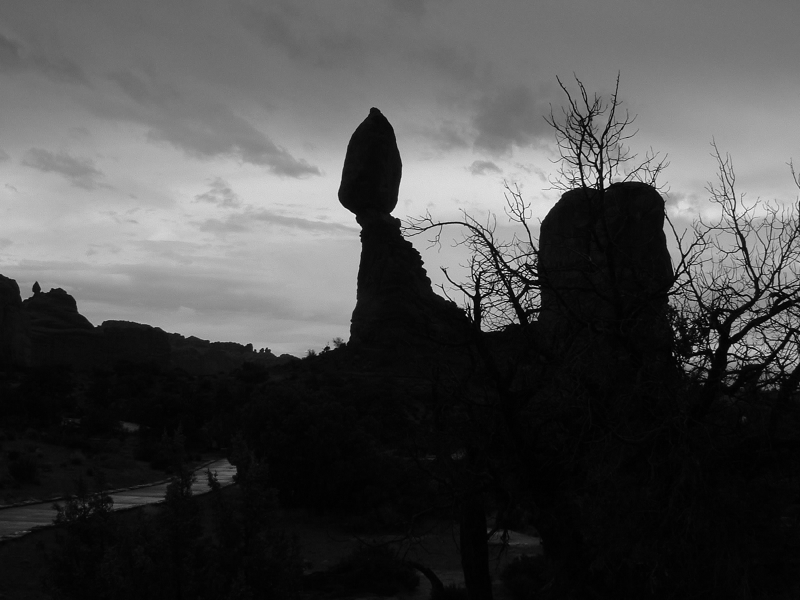
#> input picture Sheet01/images/dark.png, 800 x 600 px; the run also reads 1 picture not shown here
$ jupyter execute sheet01_niko.ipynb   (shell and % lines are left out)
#> lines starting #> are read from the running program, lines starting #| are printed output that depends on the picture; after the words box and inside, x2 and y2 are one past the last pixel; in counts of white or black regions, pixels touching at a corner belong together
Osnabrück University - Computer Vision (Winter Term 2024/25) - Dr. Ulf Krumnack, Lukas Niehaus, Robin Rawiel

# Exercise Sheet 01: Basic Operations - Convolution

## Introduction

This is the first "real" homework sheet.

The homework sheets will usually be available at the beginning of the week and are supposed to be solved in groups. They have to be handed in before the next practice session (Monday evening). The exercises are then presented to your tutor in a small feedback session. To acquire the admission for the final exam, you will have to pass 𝑁−2 of the weekly provided exercise sheets.

Sign up for a group on Stud.IP if you have not already done so (See Participants -> Functions/Groups). The times mentioned there are the times for the feedback session of your group. If none of them fits, send any of the tutors an e-mail so we can try to arrange something.

Your group will have a group folder in Stud.IP under Documents. Upload your solutions there to hand them in.

This week's sheet should be solved and handed in before end of **Monday, November 17, 2024**. Please upload your results to your group's Stud.IP folder.

## Assignment 1: Computing Contrast and Entropy (5 points)

### a) Computing contrast

Provide functions to compute the local contrast, global contrast, and entropy of an image.

$$
c_{\text{global}}(g) = \frac{1}{R} \cdot \left(\max_{x,y} g(x,y) - \min_{x,y} g(x,y)\right)
$$

where \( R \) = range of gray values.

[cell 1]
import numpy as np
from imageio.v2 import imread
import matplotlib.pyplot as plt
plt.rcParams['image.cmap'] = 'gray'

def global_contrast(img, value_range=None):
    """
    Compute the global contrast for a given image.
    Args:
        img (ndarray): The grayscale image to compute the contrast for.
        value_range (tuple): The minimum and maximum values of the gray scale.

    Returns:
        contrast (float): The global contrast of the image.
    """

    # determine range: simplified, just checks for uint8
    if value_range is None:
        value_range = (0, 255) if img.dtype == np.uint8 else (0., 1.)

    min = np.min(img)
    max=np.max(img)
    max_dtype = value_range[1] - value_range[0]
    print(min, max, max_dtype)
    # contrast
    return 1/max_dtype* (max-min)

img = imread('images/dark.png')
#> img is the input picture: shape (600, 800); min 0, max 255, mean 74
plt.title("Image global contrast: {:.4f} (min={}, max={})".format(global_contrast(img), img.min(), img.max()))
#> in global_contrast, `min = np.min(img)`: min = 0
#> in global_contrast, `max=np.max(img)`: max = 255
#| 0 255 255
plt.imshow(img, vmin=0, vmax=255)
plt.show()

plt.hist(img.flatten(), 256, (0, 255))
plt.show()
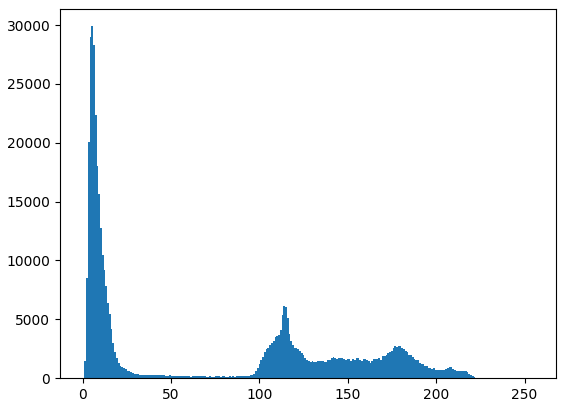
#> figure drawn by matplotlib, 1 panel; tallest bar 29901 high, from x = 4.98 to 5.98

[cell 2]
import numpy as np

def local_contrast(img):
    """
    Compute the local contrast for a given image using numpy slicing.

    Args:
        img (ndarray): The grayscale image to compute the contrast for.

    Returns:
        contrast (float): The local contrast of the image.
    """

    # Initialize arrays to accumulate the sum and count of neighbors
    neighbor_sum = np.zeros_like(img, dtype=float)
    neighbor_count = np.zeros_like(img, dtype=float)

    # Update sum and count for neighbors in all four directions
    neighbor_sum[1:, :] += img[:-1, :]  # Top
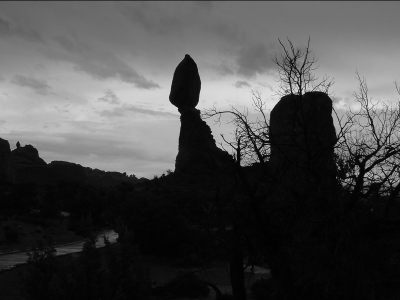
#> neighbor_sum: shape (600, 800) float64 (shown at 1/2 size); min 0, max 255, mean 74
    neighbor_sum[:-1, :] += img[1:, :]  # Bottom
    neighbor_sum[:, 1:] += img[:, :-1]  # Left
    neighbor_sum[:, :-1] += img[:, 1:]  # Right

    # Valid neighbors
    neighbor_count[1:, :] += 1  # Top
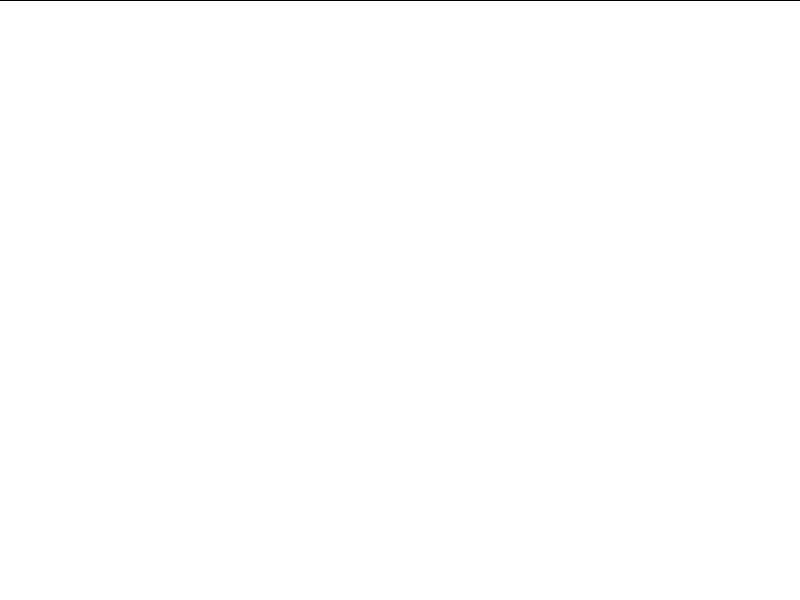
#> neighbor_count: shape (600, 800) float64; values 0 (black) and 1 (white), 99.8% white; black in thin lines or dots, all inside (x1, y1, x2, y2) = (0, 0, 800, 1)
    neighbor_count[:-1, :] += 1  # Bottom
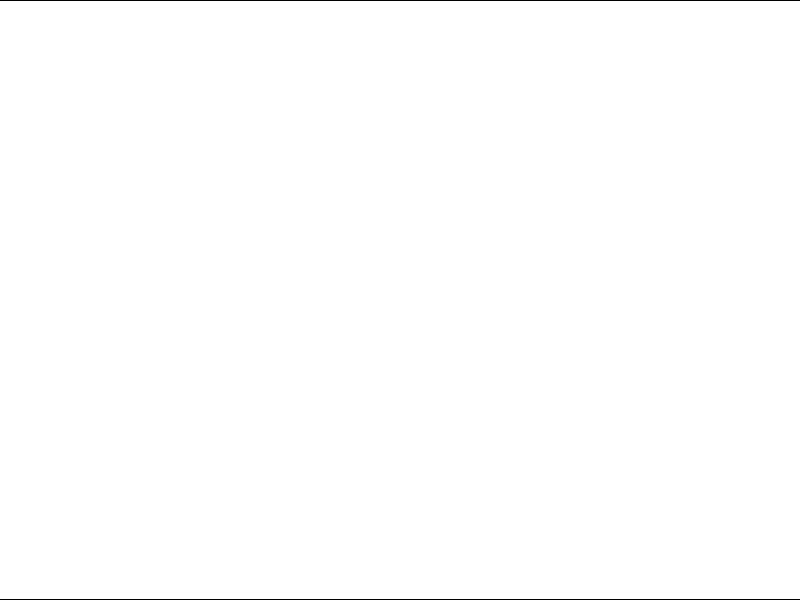
#> neighbor_count: shape (600, 800) float64; values 1 (black) and 2 (white), 99.7% white; black in thin lines or dots
    neighbor_count[:, 1:] += 1   # Left
    neighbor_count[:, :-1] += 1   # Right

    # Compute the mean of the neighbors
    neighbor_mean = neighbor_sum / neighbor_count

    # Calculate the sum of absolute differences between the pixel and its neighbors
    contrast_sum = np.sum(np.abs(img - neighbor_mean))
#> contrast_sum = 1381557.3


    # Normalize by the total number of pixels
    return contrast_sum / img.size


img = imread('images/dark.png')
plt.title("Image local contrast: {:.4f}".format(local_contrast(img)))
plt.imshow(img, vmin=0, vmax=255)
plt.show()
x = np.arange(10)

$$
c_{\text{local}}(g) = \frac{1}{MN} \sum_x \sum_y \left| g(x,y) - \frac{1}{4} \sum_{(x',y') \in N_4(x,y)} g(x',y') \right|
$$

where \( N_4 \) is the \( 4 \)-neighborhood.

[cell 3]
import numpy as np
import matplotlib.pyplot as plt
from imageio.v2 import imread

import numpy as np

# With for loop
def local_contrast(img):
    """
    Compute the local contrast for a given image.
    Args:
        img (ndarray): The grayscale image to compute the contrast for.

    Returns:
        contrast (float): The local contrast of the image.
    """
    # Get the dimensions of the image
    M, N = img.shape

    # Initialize the contrast sum
    contrast_sum = 0
    num_pixels = M*N
    # Iterate over each pixel in the image
    for x in range(M):
        for y in range(N):
            # Current pixel value
            g_xy = img[x, y]

            # Get the available neighbors (check boundaries)
            neighbors = []
            if x > 0: neighbors.append(img[x-1, y])  # top
            if x < M-1: neighbors.append(img[x+1, y])  # bottom
            if y > 0: neighbors.append(img[x, y-1])  # left
            if y < N-1: neighbors.append(img[x, y+1])  # right

            # Calculate the mean of the available neighbors
            neighbor_mean = np.mean(neighbors)
            # Add the absolute difference to the contrast sum
            contrast_sum += np.abs(g_xy - neighbor_mean)
#> after the loop, contrast_sum = 1381557.2


    # Compute the local contrast by dividing by the number of pixels considered
    contrast = contrast_sum / num_pixels
#> contrast = 2.88
    return contrast


img = imread('images/dark.png')
plt.title("Image local contrast: {:.4f}".format(local_contrast(img)))
plt.imshow(img, vmin=0, vmax=255)
plt.show()

$$
E := -\sum_{i=1}^{N} P(e_i) \cdot \log_2(P(e_i))
$$

[cell 4]
import numpy as np
import math
from imageio.v2 import imread
import scipy.stats

import numpy as np

def entropy(img):
    """
    Compute the entropy for a given image.
    Args:
        img (ndarray): The grayscale image to compute the entropy for.

    Returns:
        img_entropy (float): The entropy of the image.
    """
    # Flatten the image to a 1D array
    img_flat = img.flatten()

    # Calculate the histogram of pixel intensities (grayscale values)
    hist, bin_edges = np.histogram(img_flat, bins=256, range=(0, 256), density=True)
#> hist = 256 values, max 0.0623 at index 5, min 0 at index 247, mean 0.00391; bin_edges = 257 values from 0 to 256

    # Remove zero values from the histogram to avoid log(0)
    hist = hist[hist > 0]
#> hist = 249 values, max 0.0623 at index 5, min 2.08e-06 at index 244, mean 0.00402

    # Compute the entropy using the formula
    entropy_value = -np.sum(hist * np.log2(hist))
#> entropy_value = 6.49

    return entropy_value

img = imread('images/dark.png')
plt.title("Image Entropy value: {:.4f}".format(entropy(img)))
plt.imshow(img, vmin=0, vmax=255)
plt.show()

plt.hist(img.flatten(), 256, (0, 255))
plt.show()

assert math.isclose(entropy(img), scipy.stats.entropy(np.unique(img.flat, return_counts=True)[1], base=2))

### b) Example images

* construct an (artificial) image with high global contrast but low local contrast
* construct an (artificial) image with low global constrast but high local contrast
* construct an (artificial) image with maximal entropy but low local contrast

[cell 5]
import numpy as np
import matplotlib.pyplot as plt

def image_info(img):
    """ Displays an image, local and global contrast, and the entropy

    Args:
        img (ndarray): Image which is displayed and statics are computed for.

    """
    info = "global contrast: {:.4f}, local contrast: {:.4f}, entropy: {:.4f}"
    plt.title(info.format(global_contrast(img), local_contrast(img), entropy(img)))
    plt.imshow(img, vmin=0, vmax=255)
    plt.show()


img1 = np.zeros((256, 256),np.uint8)
#> img1: shape (256, 256); every value is 0

# Divide the image into blocks to maximize local contrast for
block_size = 4

# Fill the blocks with alternating gray values
# Max global contrast is reached if max and min fill out dtypes full range
gray_values = np.arange(0,256,62)

# Iterate over the image to fill blocks
for i in range(0, 256, block_size):
    for j in range(0, 256, block_size):
        # Select a gray value for this block
        gray_value = gray_values[((i // block_size) + (j // block_size)) % len(gray_values)]
        img1[i:i+block_size, j:j+block_size] = gray_value
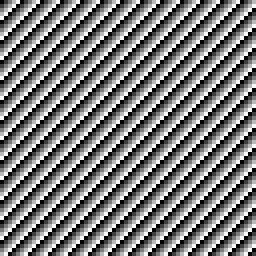
#> img1: shape (256, 256); min 0, max 248, mean 124

image_info(img1)
#| 0 248 255

# Create an empty image of size 256x256 with uint8 data type
img1 = np.zeros((256, 256), dtype=np.uint8)


# Choose random positions for two pixels to maximize global contrast
pos_0 = np.random.randint(0, 256, size=2)
pos_1 = np.random.randint(0, 256, size=2)

# value_range
value_range = (0, 255) if img1.dtype == np.uint8 else (0., 1.)

img1[pos_0[0], pos_0[1]] = value_range[0]
img1[pos_1[0], pos_1[1]] = value_range[1]


# Local contrast is low, because there are only two pixels with values, not even being in the same block (if we are lucky)
image_info(img1)
#> in image_info (call 2), `plt.title(info.format(global_contrast(img), local_contrast(img), entro..`:
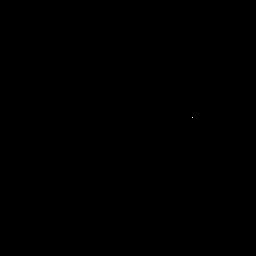
#> img: shape (256, 256); 0% white in thin lines or dots, all inside (x1, y1, x2, y2) = (192, 117, 193, 118)

[cell 6]
# Create an empty image of size 256x256 with uint8 data type
img2 = np.zeros((256, 256), dtype=np.uint8)

# Idea is to create blocks of maximum local range, while minimizing global range
block_size = 4

# Calculate number of blocks
num_blocks = 256 // block_size

# Values from 0 to 3 for each block
blocks = np.arange(num_blocks * num_blocks) % 4

# Reshape to block structure
blocks = blocks.reshape((num_blocks, num_blocks))

# Use broadcasting to fill the image with these block values
img2[:256-block_size+1:block_size, :256-block_size+1:block_size] = blocks


image_info(img2)
#> in image_info (call 3), `plt.title(info.format(global_contrast(img), local_contrast(img), entro..`:
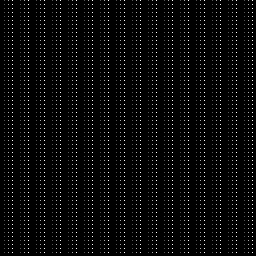
#> img: shape (256, 256); min 0, max 3, mean 0.0938; drawn with min black and max white

[cell 7]
from scipy.ndimage import convolve


# Random values from standard di
img3 = np.random.randint(0, 256, size=(256, 256), dtype=np.uint8)

# Define the 4-neighborhood filter to minimize local contrast.
# The filter averages the 4 neighboring pixels (up, down, left, right).
kernel = np.array([[0, 1, 0],
                   [1, 0, 1],
                   [0, 1, 0]]) / 4  # Normalize to 1/4

# Local contrast is minimized by applying a 4-neighborhood filter (kernel).
# The kernel computes the average of the 4 neighboring pixels (up, down, left, right) for each pixel.
# By smoothing the image in this way, the differences between neighboring pixels are reduced,
# which leads to a decrease in the local contrast.
img3 = convolve(img3, kernel, mode='constant', cval=0)

image_info(img3)
#> in image_info (call 4), `plt.title(info.format(global_contrast(img), local_contrast(img), entro..`:
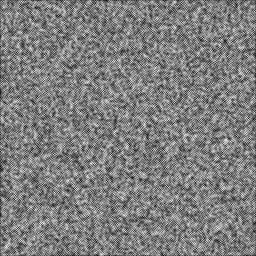
#> img: shape (256, 256); min 5, max 250, mean 126.4

## Assignment 2: Contrast enhancement (5 points)

### a) Image Contrast

Describe the concept of contrast in your own words and introduce different ways to measure it. How can low contrast be caused and when is this a problem (and when not)? What can be done to improve contrast?

Contrast is the difference of the maximum and minimum value in an image in relation to it's value range. While global contrast computation comprises the whole images' max and min values and range, local contrast refers to specific sub-regions of the image (eg. 4x4 Kernel).

### b) Histogram equalization and entropy

How does histogram equalization work? What is entropy and how is it related to histogram equalization? For your answer focus on the (conceptually simpler) continuous case.

### Definition

Histogram equalization stretches the image across the entire value range by applying the cumulative distribution function (CDF). This process redistributes the pixel intensity values so that they cover the full spectrum, typically from 0 to 255 in an 8-bit image. By doing so, it enhances the contrast of the image, making details more visible, especially in areas that were previously too dark or too bright.
The enhanced spectrum leads to a more even distribution of the image's histogram, which reduces intensity clustering and thereby increases its entropy.

### Example: Histogram Equalization in the Continuous Case

Let’s consider a **continuous image** where the pixel intensity values lie in the range of \( [0, 1] \). This means that each pixel can take any value between 0 and 1, unlike a typical 8-bit image where the values are discretized (e.g., between 0 and 255).

#### Assumed Intensity Distribution (Histogram)
Suppose the image has 100 pixels, and their intensity values are distributed as follows (this is just an example; in practice, the distribution would be more complex):

- 40 pixels have a value of 0.2,
- 30 pixels have a value of 0.5,
- 30 pixels have a value of 0.8.

The histogram looks like this:

$$
p(0.2) = \frac{40}{100} = 0.4
$$
$$
p(0.5) = \frac{30}{100} = 0.3
$$
$$
p(0.8) = \frac{30}{100} = 0.3
$$

#### Histogram Equalization
Now, we apply **Histogram Equalization** to make the distribution of pixel values more uniform. This is done using the **Cumulative Distribution Function (CDF)**.

##### Calculation of the CDF (Cumulative Distribution Function):

The CDF gives the cumulative probability that a pixel will have a value less than or equal to \( x \). We calculate the CDF for each intensity value:

- For \( x = 0.2 \):
$$
\text{CDF}(0.2) = 0.4
$$
- For \( x = 0.5 \):
$$
\text{CDF}(0.5) = 0.4 + 0.3 = 0.7
$$
- For \( x = 0.8 \):
$$
\text{CDF}(0.8) = 0.7 + 0.3 = 1.0
$$

##### Normalization of the CDF:
To transform the values into the range \( [0, 1] \), we normalize the CDF by multiplying it with $\frac{1}{\text{max(CDF)}}$. In this case, $\text{max(CDF)} = 1.0$, so the CDF remains the same.

- For \( x = 0.2 \):
$$
\text{CDF}(0.2) = 0.4
$$
- For \( x = 0.5 \):
$$
\text{CDF}(0.5) = 0.7
$$
- For \( x = 0.8 \):
$$
\text{CDF}(0.8) = 1.0
$$

##### Mapping to New Intensity Values:
The intensity values are now mapped according to the CDF to cover the entire range from 0 to 1:

- The intensity value $0.2$ becomes $0.4$,
- The intensity value $0.5$ becomes $0.7$,
- The intensity value $0.8$ becomes $1.0$.

After histogram equalization, we now have a new intensity distribution where the values are more evenly spread over the entire range of $[0, 1]$.

#### Example Matrix Before and After Histogram Equalization

Before equalization, the pixel values could look like this:

$$
\begin{bmatrix}
0.2 & 0.2 & 0.2 & 0.5 & 0.5 & 0.8 \\
0.2 & 0.2 & 0.5 & 0.5 & 0.8 & 0.8 \\
0.5 & 0.5 & 0.5 & 0.5 & 0.8 & 0.8 \\
0.5 & 0.8 & 0.8 & 0.8 & 0.8 & 0.8
\end{bmatrix}
$$

After equalization, the pixel values would be mapped as follows:

$$
\begin{bmatrix}
0.4 & 0.4 & 0.4 & 0.7 & 0.7 & 1.0 \\
0.4 & 0.4 & 0.7 & 0.7 & 1.0 & 1.0 \\
0.7 & 0.7 & 0.7 & 0.7 & 1.0 & 1.0 \\
0.7 & 1.0 & 1.0 & 1.0 & 1.0 & 1.0
\end{bmatrix}
$$

### c) Discrete histogram equalization

What problems occur when considering discrete images (i.e. with discrete coordinates and a finite number of gray levels)? Explain the tables on the lecture slides (CV-02 slides 29-32).

- Loss of Detail: May blur fine details, especially in regions with low contrast
- Noise Amplification: It can enhance noise, especially in areas with localized intensity variations
- Limited grayscale levels (e.g., 256 for 8-bit) may cause rounding errors and loss of precision
- It may stretch less significant areas

## Assignment 3: Adaptive Histogram Equalization (5 points)

We have uploaded the original article on Contrast Limited Adaptive Histogram Equalization to StudIP [Zuiderveld, 1994](Zuiderveld-1994.pdf). You may use it as a base to answer this exercise.

### a) Adaptive Histogram Equalization (AHE)

Describe in your own words the idea of AHE. Why was it introduced and what are its main drawbacks?

AHE applies normal histogram equalization in a local context. For a 512x512 image, Zuiderveld (1994) proposed dividing it into 8x8 regions. This approach preserves the local context of the image and helps to enhance the visibility of different regions. The main drawback is the amplification of noise in relatively homogeneous image areas, as the algorithm always attempts to stretch the pixel values across the entire intensity range.

### b) Contrast Limited Adaptive Histogram Equalization (CLAHE)

Describe in your own words the idea of CLAHE. Why was it introduced and how does it work?

CLAHE limits the contrast enhancement within each region by setting a threshold (contrast limit). This prevents the algorithm from over-amplifying noise in areas with little variation, producing a more balanced contrast enhancement across the image without making homogeneous areas appear overly grainy.

### c) Computation of AHE

How can AHE be implemented efficiently? Explain how the interpolation scheme works, why it is a valid approximation, and why it improves the runtime? Can you think of another way to compute AHE efficiently?

Since the computation of a histogram for every pixel is slow for large images, the image is divided into patches, and the histogram is calculated for each patch. The pixels are then mapped according to the regional cumulative distribution function (CDF). This approach may not lead to exactly the same result as calculating the histogram for each pixel, but the variation in the value range within a small window is typically small enough that the overall effect remains visually consistent.

### d) Applying AHE and CLAHE

Lookup functions for computing HE, AHE and CLAHE in the module `skimage.exposure` and apply them to the image `canada.png`. Compare your results to the lecture slides (CV-02, slide 24).

[cell 8]
from skimage import exposure


from imageio.v2 import imread
import matplotlib.pyplot as plt

img = imread('images/canada.png', pilmode='L')
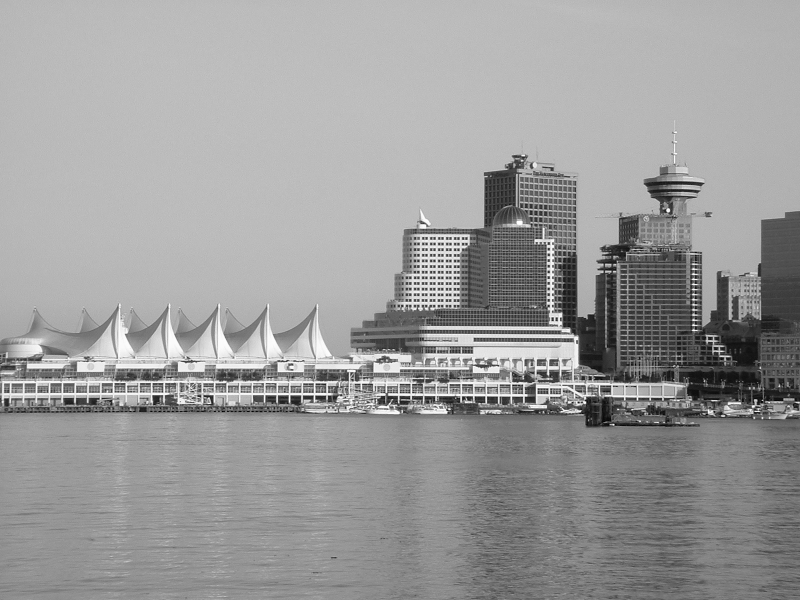
#> input picture Sheet01/images/canada.png, 800 x 600 px
#> img is the input picture: shape (600, 800); min 0, max 255, mean 155.4

img_he = exposure.equalize_hist(img)
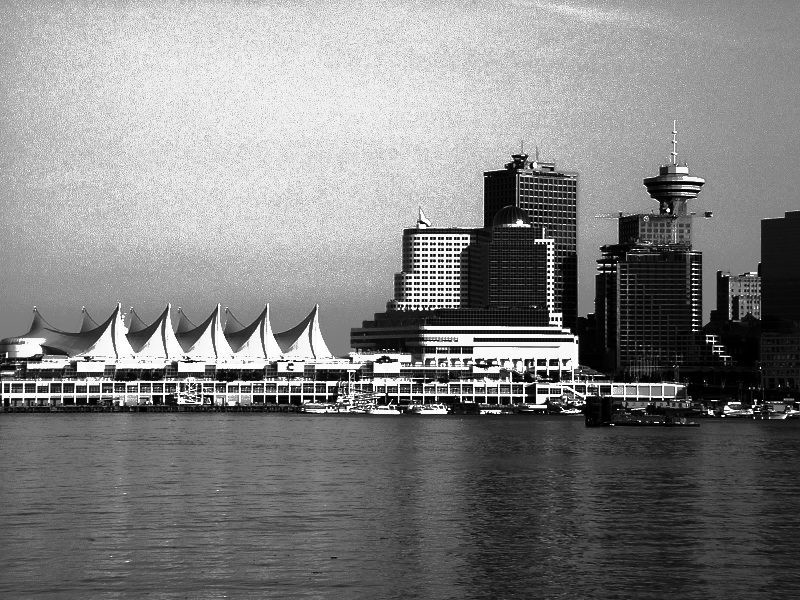
#> img_he: shape (600, 800) float64; min 4.17e-06, max 1, mean 0.509
img_ahe = exposure.equalize_adapthist(img, clip_limit=1) # I think for AHE, the clip limit should be 1, so nothing is clipped?
img_clahe = exposure.equalize_adapthist(img, clip_limit=0.03)
#> (the rest of the program and of its run is left out)
